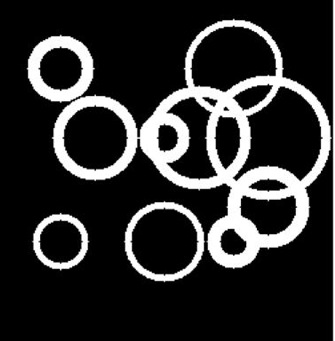
%> input picture Lista8/aneis.png, 335 x 341 px
$ octave exercicio7.m   (GNU Octave 9; MATLAB toolbox functions it lacks are replaced by stand-ins)
%> lines starting %> are read from the running program, lines starting %| are printed output that depends on the picture
close all
clear all
clc

pkg load image;

Origbwcsa = imread('aneis.png');
%> Origbwcsa is the input picture: size 341x335x3 uint8; min 0, max 255, mean 45.7
se4 = strel('disk', 10, 0);
ClosbwA = imclose(Origbwcsa, se4);
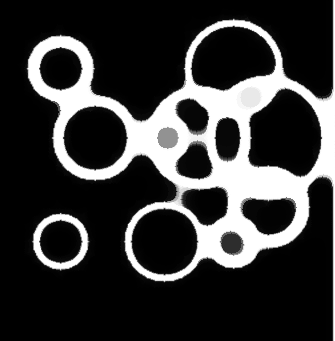
%> ClosbwA: size 341x335x3 uint8; min 0, max 255, mean 55.5

figure;
subplot(1, 4, 1), imshow(Origbwcsa), title("Imagem original");
subplot(1, 4, 2), imshow(ClosbwA), title('Imagem fechada (raio = 10)');
se4 = strel('disk', 5, 0);
ClosbwA = imclose(Origbwcsa, se4);
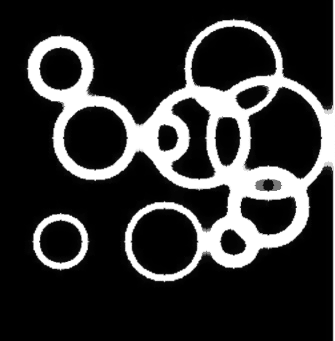
%> ClosbwA: size 341x335x3 uint8; min 0, max 255, mean 49.4
subplot(1, 4, 3), imshow(ClosbwA), title('Imagem fechada (raio = 5)');
se4 = strel('disk', 15, 0);
ClosbwA = imclose(Origbwcsa, se4);
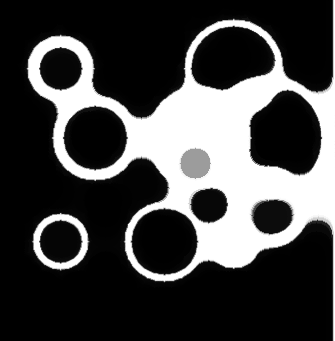
%> ClosbwA: size 341x335x3 uint8; min 0, max 255, mean 67.8
subplot(1, 4, 4), imshow(ClosbwA), title('Imagem fechada (raio = 15)');

$ run again, with Lista8/snowflakes.png copied over Lista8/aneis.png
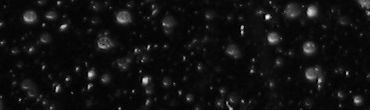
%> input picture Lista8/snowflakes.png, 370 x 110 px
%> Origbwcsa is the input picture: size 110x370 uint8; min 0, max 251, mean 17.1
%> `ClosbwA = imclose(Origbwcsa, se4);`:
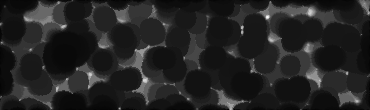
%> ClosbwA: size 110x370 uint8; min 0, max 251, mean 35.4
%> `ClosbwA = imclose(Origbwcsa, se4);`:
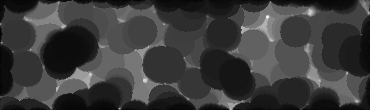
%> ClosbwA: size 110x370 uint8; min 0, max 251, mean 58.7

$ run again, with Lista8/texto.png copied over Lista8/aneis.png
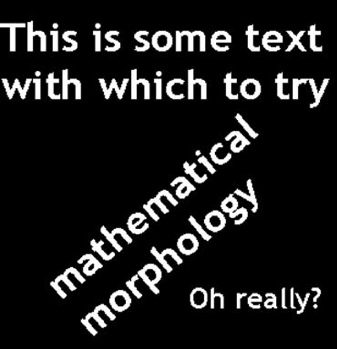
%> input picture Lista8/texto.png, 337 x 349 px
%> Origbwcsa is the input picture: size 349x337x3 uint8; min 0, max 255, mean 28.5
%> `ClosbwA = imclose(Origbwcsa, se4);`:
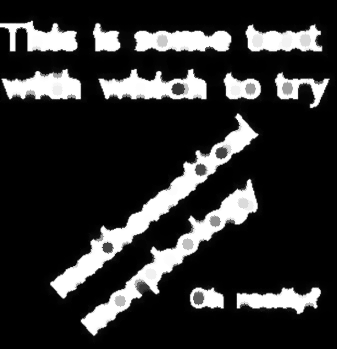
%> ClosbwA: size 349x337x3 uint8; min 0, max 255, mean 45.6
%> `ClosbwA = imclose(Origbwcsa, se4);`:
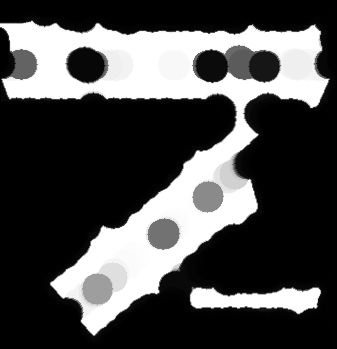
%> ClosbwA: size 349x337x3 uint8; min 0, max 255, mean 76.1
